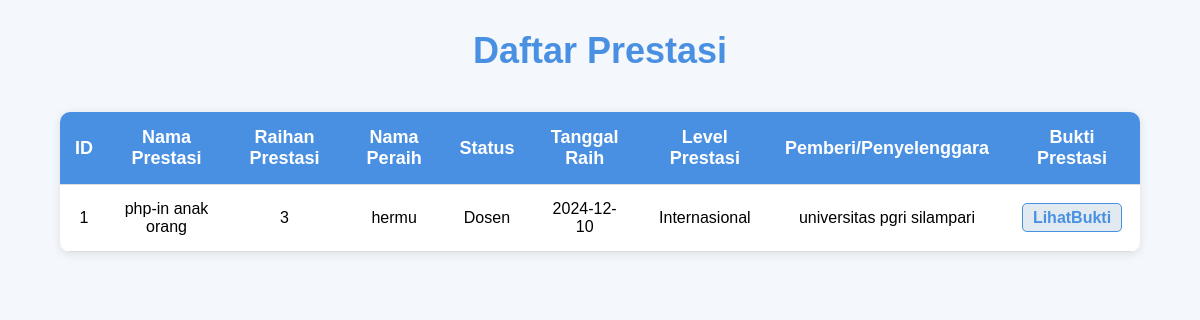
The page /prestasi.php on the database its author committed.
### tables this page shows
CREATE TABLE `prestasi` (
  `id` int(11) NOT NULL,
  `nama_prestasi` varchar(255) NOT NULL,
  `raihan_peringkat_prestasi` varchar(255) NOT NULL,
  `nama_peraih` varchar(255) NOT NULL,
  `status` enum('Dosen','Mahasiswa') NOT NULL,
  `tanggal_raih` date NOT NULL,
  `level_prestasi` enum('Lokal','Nasional','Internasional') NOT NULL,
  `penyelenggara` varchar(255) NOT NULL,
  `link_bukti_prestasi` varchar(255) NOT NULL
);

### prestasi.php (the view, shortened to what this page needs)
<?php
$host = 'localhost';
$user = 'root';
$password = '';
$dbname = 'db_ilkom';
$conn = new mysqli($host, $user, $password, $dbname);
$sql = "SELECT * FROM prestasi";
$result = $conn->query($sql);
?>
<!DOCTYPE html>
<html lang="en">
<head>
    <link rel="stylesheet" href="https://cdnjs.cloudflare.com/ajax/libs/font-awesome/5.15.4/css/all.min.css">
</head>
<body>
    <h1>Daftar Prestasi</h1>
    <table>
        <thead>
            <tr>
                <th>ID</th>
                <th>Nama Prestasi</th>
                <th>Raihan Prestasi</th>
                <th>Nama Peraih</th>
                <th>Status</th>
                <th>Tanggal Raih</th>
                <th>Level Prestasi</th>
                <th>Pemberi/Penyelenggara</th>
                <th>Bukti Prestasi</th>
            </tr>
        </thead>
        <tbody>
            <?php if ($result->num_rows > 0): ?>
                <?php while ($row = $result->fetch_assoc()): ?>
                    <tr>
                        <td><?= $row['id'] ?></td>
                        <td><?= $row['nama_prestasi'] ?></td>
                        <td><?= $row['raihan_peringkat_prestasi'] ?></td>
                        <td><?= $row['nama_peraih'] ?></td>
                        <td><?= $row['status'] ?></td>
                        <td><?= $row['tanggal_raih'] ?></td>
                        <td><?= $row['level_prestasi'] ?></td>
                        <td><?= $row['penyelenggara'] ?></td>
                        <td>
                            <?php if (!empty($row['link_bukti_prestasi'])): ?>
                                <a href="<?= $row['link_bukti_prestasi'] ?>" target="_blank">LihatBukti</a>
                            <?php else: ?>
                                Tidak ada bukti
                            <?php endif; ?>
                        </td>
                    </tr>
                <?php endwhile; ?>
            <?php else: ?>
                <tr>
                    <td colspan="9" class="no-data">Tidak ada data prestasi yang ditemukan.</td>
                </tr>
            <?php endif; ?>
        </tbody>
    </table>
</body>
</html>

### prestasi.php (style rules this page uses)
body { font-family: Arial, sans-serif; background-color: #f4f7fc; margin: 0; padding: 0; }
h1 { text-align: center; color: #4a90e2; margin-top: 30px; font-size: 36px; }
table { width: 90%; margin: 40px auto; border-collapse: collapse; border-radius: 10px; overflow: hidden; box-shadow: 0 2px 10px rgba(0, 0, 0, 0.1); background-color: white; }
th, td { padding: 15px; text-align: center; border-bottom: 1px solid #ddd; }
th { background-color: #4a90e2; color: white; font-size: 18px; }
a { color: #4a90e2; text-decoration: none; font-weight: bold; }
td a { padding: 5px 10px; background-color: #e0eaf0; border-radius: 5px; border: 1px solid #4a90e2; font-weight: bold; }

### rows shown on the page
prestasi: id "1", nama_prestasi "php-in anak orang", raihan_peringkat_prestasi "3", nama_peraih "hermu", status "Dosen", tanggal_raih "2024-12-10", level_prestasi "Internasional", penyelenggara "universitas pgri silampari"
